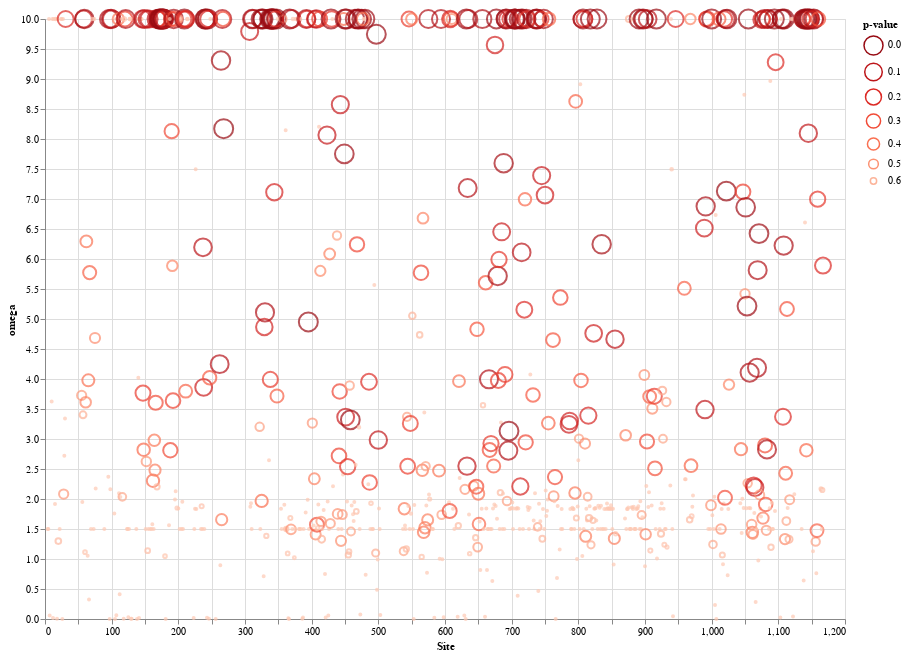

Source (notebook cell):
### Code cell
#source = df[df["omega"] < 10]
source = df

line = alt.Chart(source).mark_point().encode(
    x='Site',
    y=alt.Y('omega',
        scale=alt.Scale(domain=(0, 10), clamp=True)),
    color=alt.Color('p-value', scale=alt.Scale(scheme='reds', reverse=True)),
    size=alt.Size('p-value', scale=alt.Scale(reverse=True))
).properties(
    width=800,
    height=600)

line

### Figure 1 — Vega-Lite specification as saved in the notebook (floating-point values rounded to 4 significant figures; data arrays with more than 128 entries replaced by an {"elided": "..."} marker saying what was removed)
{"config": {"view": {"continuousWidth": 400, "continuousHeight": 300}}, "data": {"name": "data-20d7389e2306f3658202c83a4bdd7aad"}, "mark": "point", "encoding": {"color": {"type": "quantitative", "field": "p-value", "scale": {"reverse": true, "scheme": "reds"}}, "size": {"type": "quantitative", "field": "p-value", "scale": {"reverse": true}}, "x": {"type": "quantitative", "field": "Site"}, "y": {"type": "quantitative", "field": "omega", "scale": {"clamp": true, "domain": [0, 10]}}}, "height": 600, "width": 800, "$schema": "https://vega.github.io/schema/vega-lite/v4.8.1.json", "datasets": {"data-20d7389e2306f3658202c83a4bdd7aad": {"elided": "1167 records"}}}
